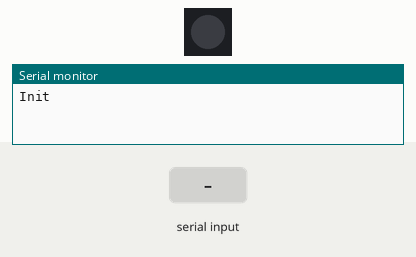
Recording of a sketch running on a simulated Arduino Uno, built with avr-gcc and run on an emulated ATmega328P. Shown: 1 RGB LEDs in strip order, left to right, the last lines printed to the serial monitor. Inputs (shaded band) come from the test bench. Dim RGB values are drawn brighter than linear.

Above: at 1.2 s.
1.3 s: "90,45,200\n" received over Serial
At 2.0 s:
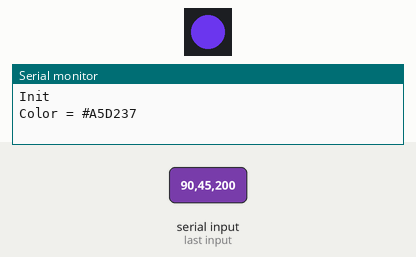
2.8 s: "30,150,10\n" received over Serial
At 5.6 s:
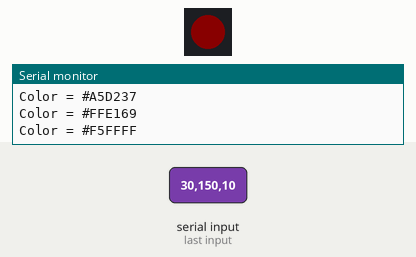
5.8 s: "90,45\n" received over Serial
At 7.3 s:
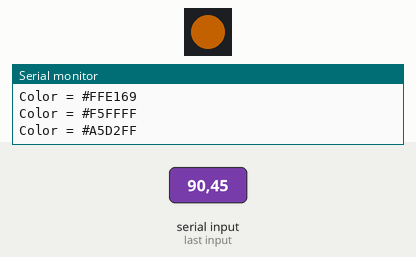
8.3 s: "30,150\n" received over Serial
At 10.4 s:
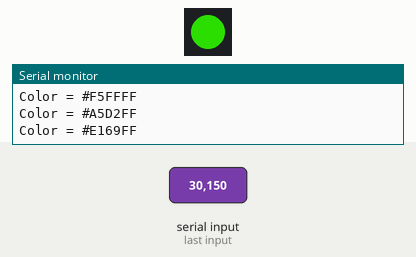
10.8 s: "1,90,45\n" received over Serial
At 11.6 s:
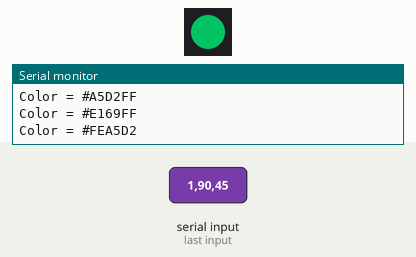
12.3 s: "5\n" received over Serial
At 14.5 s:
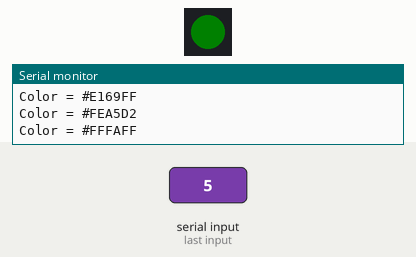
Timing chart, 0 to 15.8 s (numbered marks = the images above; inputs shaded):
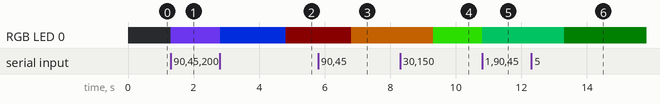

Measured:
- after the input at 1.3 s, RGB LED 0: off → RGB(90, 45, 200) at once
- after the input at 5.8 s, RGB LED 0: RGB(10, 0, 0) → RGB(90, 45, 0) after 1.0 s
- after the input at 8.3 s, RGB LED 0: RGB(90, 45, 0) → RGB(30, 150, 0) after 1.0 s
- after the input at 10.8 s, RGB LED 0: RGB(30, 150, 0) → RGB(1, 90, 45) at once

The sketch:

rgb_ws.ino
```cpp
#include <string.h>
#include <stdio.h>
#include <Adafruit_NeoPixel.h>
#define PIN 6 // номер порта к которому подключен модуль

int red, green, blue;
int old_red, old_green, old_blue;
int dim = 1;
char instr;
int commaIndex, secondCommaIndex;
String red_str, green_str, blue_str;


#define count_led 1 // количество светодиодов
Adafruit_NeoPixel pixels = Adafruit_NeoPixel(count_led, PIN, NEO_GRB + NEO_KHZ800); //first number change does distance between colors

void setup() {
  Serial.begin(9600);
  pixels.begin();
  pixels.show(); // Устанавливаем все светодиоды в состояние "Выключено"

  Serial.print("Init\n");
}
void loop() {
  while (Serial.available() > 0) {
      red = Serial.parseInt();
      green = Serial.parseInt();
      blue = Serial.parseInt();

      pixels.setPixelColor(0, pixels.Color(red, green, blue)); // Назначаем для первого светодиода цвет "Зеленый"
      pixels.show();

      Serial.print("Color = #");
      Serial.print(255 - red, HEX);
      Serial.print(255 - green, HEX);
      Serial.println(255 - blue, HEX);
  }
}
```
